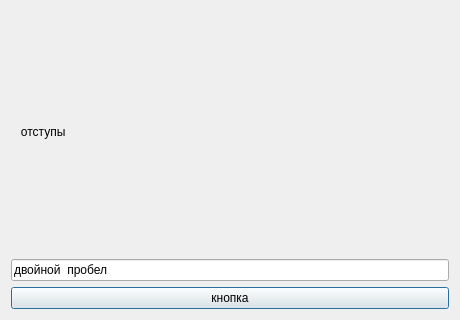
<?xml version="1.0" encoding="UTF-8"?>
<ui version="4.0"><class>Dialog</class><widget class="QDialog" name="Dialog"><property name="geometry"><rect><x>0</x><y>0</y><width>460</width><height>320</height></rect></property><property name="windowTitle"><string>#084 text/169_spaces</string></property><layout class="QVBoxLayout" name="verticalLayout"><property name="leftMargin"><number>11</number></property><property name="topMargin"><number>11</number></property><property name="rightMargin"><number>11</number></property><property name="bottomMargin"><number>11</number></property><property name="spacing"><number>6</number></property><item><widget class="QLabel" name="l1"><property name="text"><string>   отступы   </string></property></widget></item><item><widget class="QLineEdit" name="e1"><property name="text"><string>двойной  пробел</string></property></widget></item><item><widget class="QPushButton" name="b1"><property name="text"><string>  кнопка  </string></property></widget></item></layout></widget></ui>
